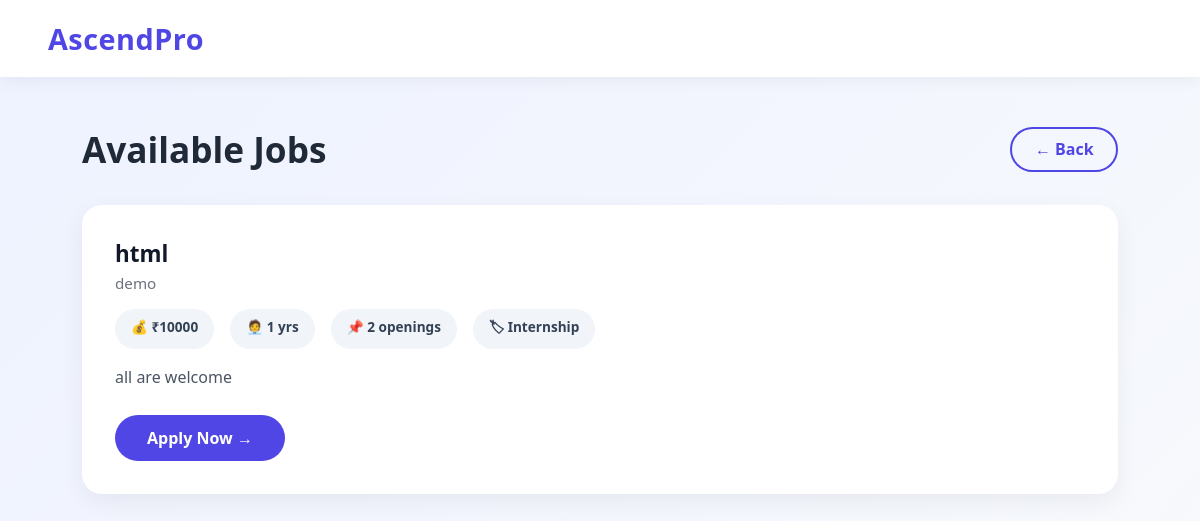
The app's page /applicant/jobs (signed in) with its own data.
### tables this page shows
CREATE TABLE jobs (
  id INTEGER PRIMARY KEY AUTOINCREMENT,
  role TEXT,
  description TEXT,
  company TEXT
, company_id INTEGER, company_name TEXT, vacancy INTEGER, type TEXT, salary TEXT, experience TEXT, created_at TEXT);

### routes/applicant_routes.py (the view)
@applicant_bp.route("/jobs")
def view_jobs():
    if session.get("role") != "applicant":
        return redirect("/login")
    user_id = session["user_id"]
    conn = sqlite3.connect(DATABASE)
    conn.row_factory = sqlite3.Row
    cur = conn.cursor()
    cur.execute("""
        SELECT job_type
        FROM user_preferences
        WHERE user_id = ?
    """, (user_id,))
    pref = cur.fetchone()
    if pref:
        cur.execute("""
            SELECT *
            FROM jobs
            WHERE type = ?
        """, (pref["job_type"],))  # 👈 USE type here
    else:
        cur.execute("SELECT * FROM jobs")
    jobs = cur.fetchall()
    conn.close()
    return render_template("applicant/job_list.html", jobs=jobs)

### app.py (called while the page is built)
@app.context_processor
def inject_pending_count():
    pending_count = 0
    try:
        with sqlite3.connect(DATABASE, timeout=10) as conn:
            cur = conn.cursor()
            cur.execute("SELECT COUNT(*) FROM users WHERE approved = 0")
            pending_count = cur.fetchone()[0]
    except Exception:
        pending_count = 0
    return dict(pending_count=pending_count)

### templates/applicant/job_list.html (shortened to what this page needs)
<!DOCTYPE html>
<html lang="en">
<head>
</head>
<body>
<nav class="navbar">
  <div class="logo">AscendPro</div>
</nav>
<div class="container">
<div class="header">
  <h2>Available Jobs</h2>
  <a href="/applicant/dashboard" class="back-btn">← Back</a>
</div>
{% if jobs %}
  {% for j in jobs %}
  <div class="job-card">
    <div class="job-header">
      <div>
        <div class="job-title">{{ j[1] }}</div>
        <div class="company-name">
          {{ j[5] if j[5] else j[3] }}
        </div>
      </div>
    </div>
    <div class="job-meta">
      <div class="meta-pill">💰 ₹{{ j[8] if j[8] else 'N/A' }}</div>
      <div class="meta-pill">🧑‍💼 {{ j[9] if j[9] else '0' }} yrs</div>
      <div class="meta-pill">📌 {{ j[6] if j[6] else 'N/A' }} openings</div>
      <div class="meta-pill">🏷 {{ j[7] if j[7] else 'N/A' }}</div>
    </div>
    <div class="description">
      {{ j[2] if j[2] else 'No description provided.' }}
    </div>
    {% if j[0] in applied_jobs %}
      <button class="apply-btn disabled" disabled>
        Already Applied
      </button>
    {% else %}
      <a href="{{ url_for('applicant.apply', job_id=j[0]) }}" class="apply-btn">
        Apply Now →
      </a>
    {% endif %}
  </div>
  {% endfor %}
{% else %}
  <div class="empty">
    No jobs available at the moment.
  </div>
{% endif %}
</div>
</body>
</html>

### templates/applicant/job_list.html (style rules this page uses)
* { margin:0; padding:0; box-sizing:border-box; }
body { font-family: 'Segoe UI', Roboto, sans-serif; background: linear-gradient(135deg,#eef2ff,#f8fafc); min-height:100vh; }
.navbar { background:white; padding:1.2rem 3rem; box-shadow:0 4px 15px rgba(0,0,0,0.05); display:flex; justify-content:space-between; align-items:center; }
.logo { font-size:1.8rem; font-weight:800; color:#4f46e5; letter-spacing:0.5px; }
.container { max-width:1100px; margin:0 auto; padding:3rem 2rem; }
.header { display:flex; justify-content:space-between; align-items:center; margin-bottom:2rem; }
h2 { font-size:2.2rem; font-weight:800; color:#1f2937; }
.back-btn { border:2px solid #4f46e5; padding:0.6rem 1.4rem; border-radius:30px; text-decoration:none; color:#4f46e5; font-weight:600; transition:all 0.3s ease; }
.job-card { background:white; border-radius:20px; margin-bottom:1.5rem; padding:2rem; box-shadow:0 8px 25px rgba(0,0,0,0.06); transition:all 0.3s ease; border:1px solid transparent; }
.job-header { display:flex; justify-content:space-between; align-items:center; margin-bottom:1rem; }
.job-title { font-size:1.4rem; font-weight:700; color:#111827; }
.company-name { font-size:0.95rem; color:#6b7280; margin-top:4px; }
.job-meta { display:flex; gap:1rem; flex-wrap:wrap; margin:1rem 0; }
.meta-pill { background:#f1f5f9; padding:0.5rem 1rem; border-radius:20px; font-size:0.85rem; font-weight:600; color:#334155; }
.description { margin:1rem 0 1.5rem 0; color:#4b5563; line-height:1.6; }
.apply-btn { background:#4f46e5; color:white; padding:0.75rem 2rem; border-radius:30px; text-decoration:none; font-weight:600; display:inline-block; transition:all 0.3s ease; }

### records on screen
jobs: role "html", company_name "demo", salary "10000", experience "1", vacancy "2", type "Internship", description "all are welcome"
